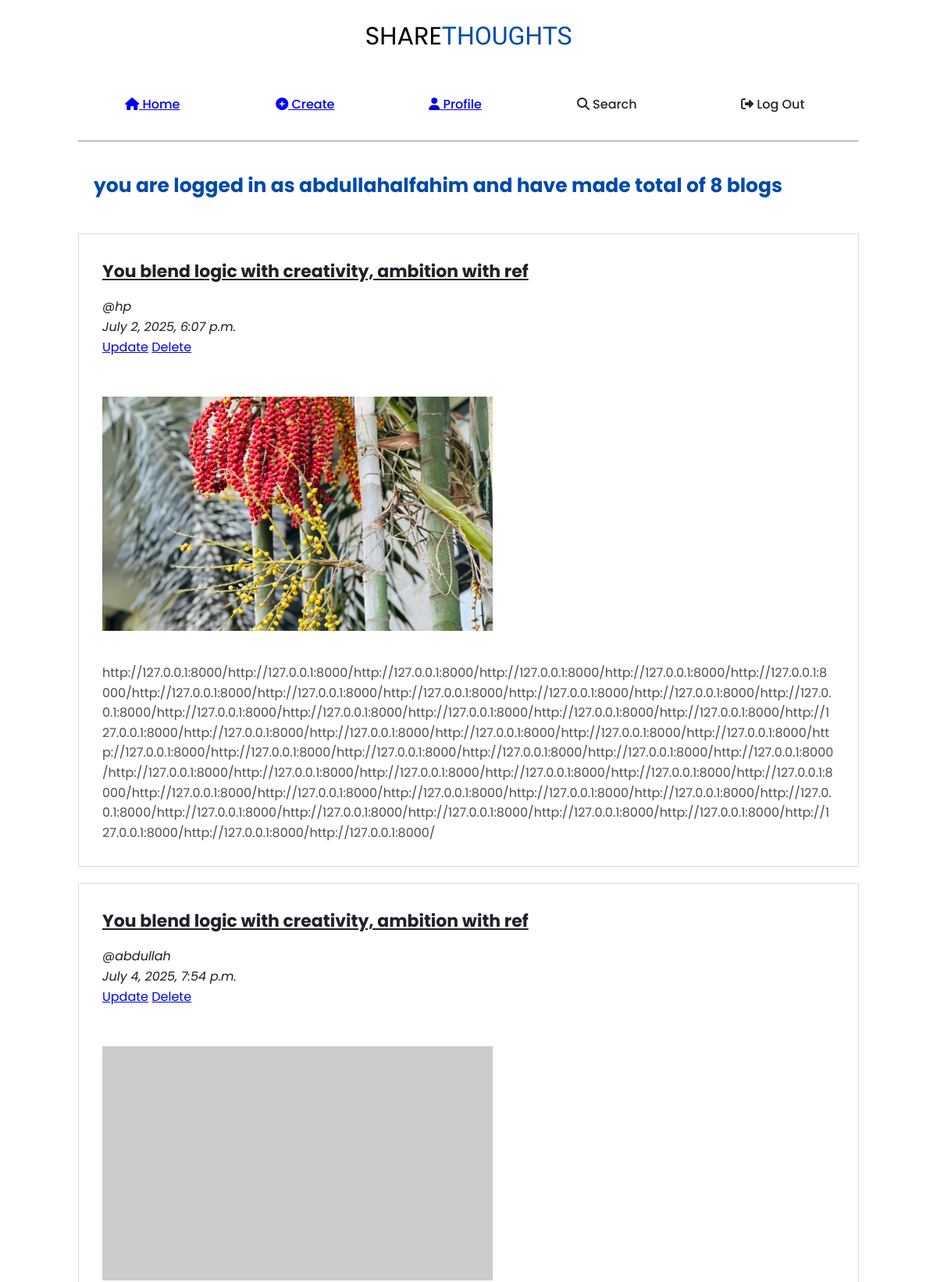
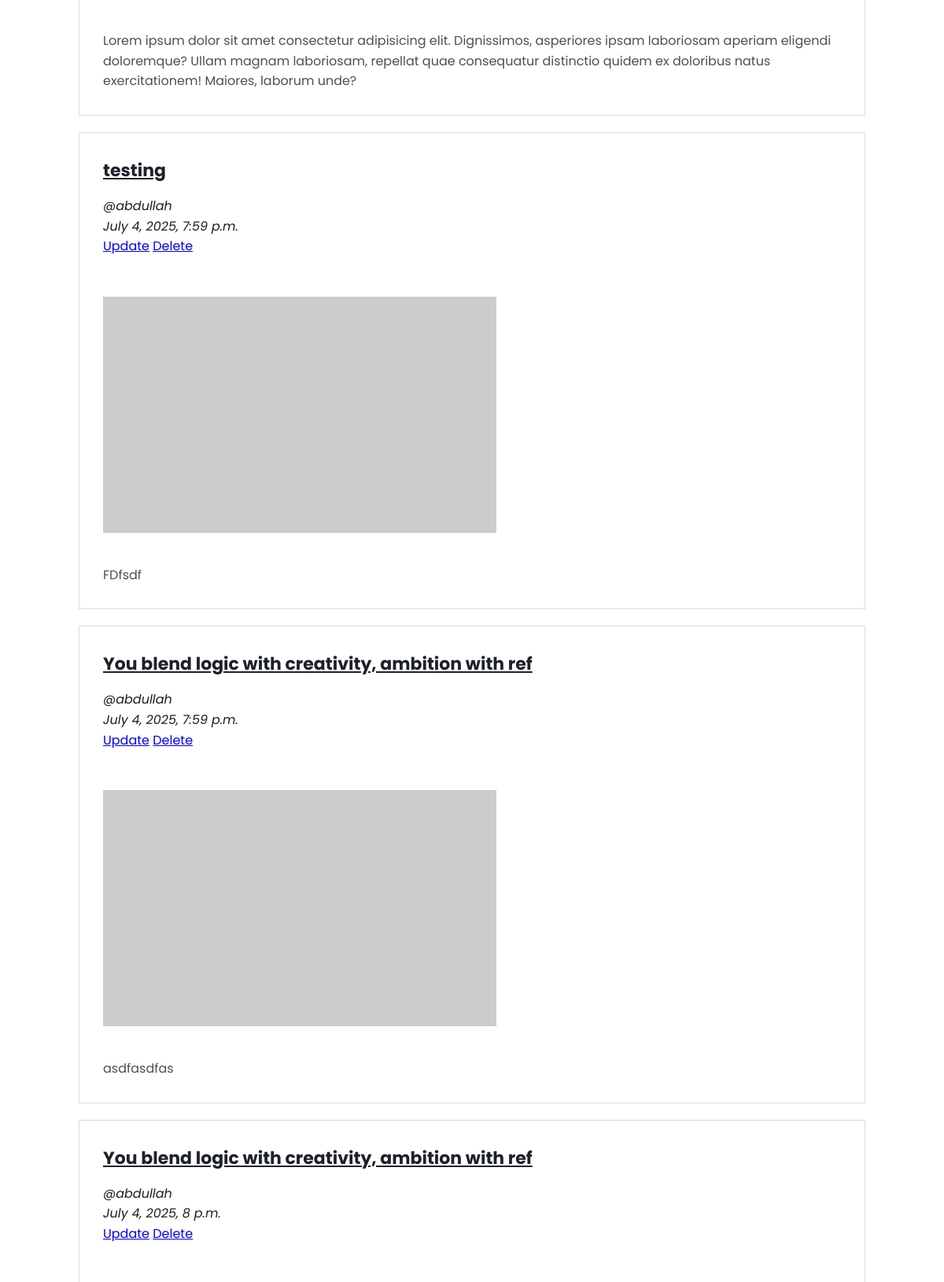
Screenshot of /profile/ (signed in, upper part) with the database file from the repository (2 pictures, top to bottom).
### config/models.py (models this page shows, shortened)
class Blog(models.Model):
    owner = models.ForeignKey(User, on_delete=models.CASCADE, related_name='blog')
    heading = models.CharField(max_length=50)
    keywords = models.CharField(max_length=50)
    image = models.ImageField( blank=True, null=True)
    description = models.TextField()
    created_at = models.DateTimeField(auto_now_add=True)

### config/views.py (the view)
# urls.py: path('profile/', ProfileView.as_view(), name='profile'),
class ProfileView(LoginRequiredMixin, ListView):
    model = Blog
    context_object_name = 'blogs'
    template_name = 'config/profile.html'

### config/templates/config/profile.html (shortened to what this page needs)
{% load static %}
<!DOCTYPE html>
<html lang="en">
<head>
    <link rel="stylesheet" href="https://cdnjs.cloudflare.com/ajax/libs/font-awesome/6.4.0/css/all.min.css">
</head>
<body>
    <div class="container">
        <header>
            <h1> <span style="color: black; ">SHARE</span>THOUGHTS</h1>
            <nav>
                <table>
                    <tr>
                        <td class="active"><a href="{% url 'home' %}"><i class="fas fa-home"></i> Home</a></td>
                        <td><a href="{% url 'create' %}"><i class="fas fa-plus-circle"></i> Create</a></td>
                        <td><a href="{% url 'profile' %}"><i class="fas fa-user"></i> Profile</a></td>
                        <td><i class="fas fa-search"></i> Search</td>
                        <td>
                            <form action="{% url 'logout' %}" method="post">
                                <button  type="submit"><i class="fas fa-sign-out-alt"></i> Log Out</button>
                            </form>
                        </td>
                    </tr>
                </table>
            </nav>
            <hr/>
            <div class="blogs-header">
                {% for i in blogs %}
                    {% if forloop.last %}
                        you are logged in as {{ i.owner.username }} and have made total of {{ forloop.counter }} blogs
                    {% endif %}
                {% endfor %}
            </div>
        </header>
        <main>
            {%for i in blogs %}
            <div class="blog-card">
                <h2><u>{{i.heading}}</u></h2>
                <i>@{{i.owner.username}}</i> <br>
                <i>{{i.created_at}}</i> <br>
                <div class="profile_buttons">
                    <a href="{% url 'update' i.pk %}">Update</a>
                    <a href="{% url 'delete' i.pk %}">Delete</a>
                </div>
                <br> <br>
                {% if i.image %}
                    <img src="{{ i.image.url }}" alt="{{ i.heading }} image">
                {% else %}
                    <img src="https://placehold.co/600x400/cccccc/000000?text=No+Image" alt="No Image Available">
                {% endif %} <br>
                <p>{{i.description}}</p>
            </div>
            <div class="separator"></div>
            {%endfor%}
        </main>
    </div>
</body>
</html>

### config/templates/config/profile.html (style rules this page uses)
* { box-sizing: border-box; list-style: none; margin: 0; padding: 0; font-family: "Poppins", sans-serif; }
body { color: #1c1e21; padding: 20px; line-height: 1.6; }
.container { max-width: 1000px; margin: 0 auto; }
header { margin-bottom: 25px; }
.active { color: #004aad; }
h1 { font-size: 32px; font-weight: 400; color: #004aad; margin-bottom: 15px; text-align: center; font-family: "Saira Stencil One", sans-serif; }
nav { border-radius: 8px; overflow: hidden; font-family: "Poppins", sans-serif; }
nav table { width: 100%; }
nav td, nav button { padding: 16px 0; text-align: center; font-weight: 500; font-size: 16px; color:rgb(39, 38, 38); transition:0.2s; background-color: #fff; border: none; }
nav td:last-child { border-right: none; }
.blogs-header { background-color: #ffffff; padding: 16px 20px; font-weight: 700; font-size: 25px; border-radius: 8px 8px 0 0; margin-top: 20px; color: #004aad; }
.blog-card { background-color: #ffffff; padding: 25px; margin-bottom: 2px; border: 1px solid rgb(220, 220, 220); padding: 30px; ; }
.blog-card img { width: 500px; height: 300px; object-fit: cover; display: block; }
.blog-card p { margin-top: 15px; font-size: 16px; color: #4b4f56; line-height: 1.6; text-wrap: normal; word-wrap: break-word; }
.blog-card h2 { font-size: 22px; font-weight: 700; margin-bottom: 15px; color: #1d2129; }
.separator { height: 1px; margin: 10px; border: none; }

### rows the page displays
Blog: owner.username "abdullahalfahim"
Blog: heading "You blend logic with creativity, ambition with ref", owner.username "hp", created_at "July 2, 2025, 6:07 p.m.", image (picture), description "http://127.0.0.1:8000/http://127.0.0.1:8000/http://127.0.0.1:8000/http://127.0.0.1:8000/http://127.0.0.1:8000/http://127.0.0.1:8000/http://127.0.0.1:8000/http://127.0.0.1:8000/http://127.0.0.1:8000/http://127.0.0.1:8000/http://127.0.0.1:8000/http://127.0.0.1:8000/http://127.0.0.1:8000/http://127.0.0.1:8000/http://127.0.0.1:8000/http://127.0.0.1:8000/http://127.0.0.1:8000/http://127.0.0.1:8000/http://127.0.0.1:8000/http://127.0.0.1:8000/http://127.0.0.1:8000/http://127.0.0.1:8000/http://127.0.0.1:8000/http://127.0.0.1:8000/http://127.0.0.1:8000/http://127.0.0.1:8000/http://127.0.0.1:8000/http://127.0.0.1:8000/http://127.0.0.1:8000/http://127.0.0.1:8000/http://127.0.0.1:8000/http://127.0.0.1:8…"
Blog: heading "You blend logic with creativity, ambition with ref", owner.username "abdullah", created_at "July 4, 2025, 7:54 p.m.", description "Lorem ipsum dolor sit amet consectetur adipisicing elit. Dignissimos, asperiores ipsam laboriosam aperiam eligendi doloremque? Ullam magnam laboriosam, repellat quae consequatur distinctio quidem ex doloribus natus exercitationem! Maiores, laborum unde?"
Blog: heading "testing", owner.username "abdullah", created_at "July 4, 2025, 7:59 p.m.", description "FDfsdf"
Blog: heading "You blend logic with creativity, ambition with ref", owner.username "abdullah", created_at "July 4, 2025, 7:59 p.m.", description "asdfasdfas"
Blog: heading "You blend logic with creativity, ambition with ref", owner.username "abdullah", created_at "July 4, 2025, 8 p.m."
